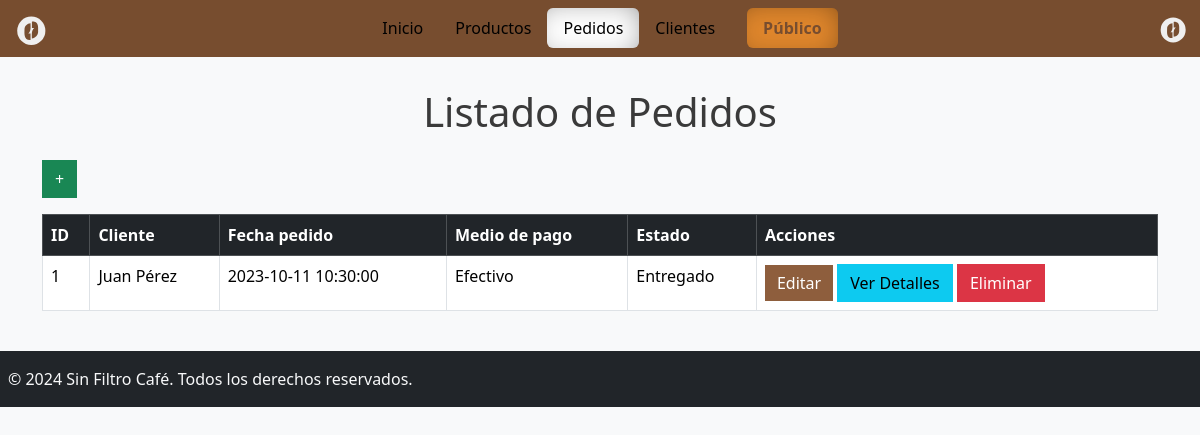
Page /admin/pedidos.php (signed in) on the committed database.
### tables this page shows
CREATE TABLE `pedidos` (
  `id` int(11) NOT NULL,
  `cliente_id` int(11) NOT NULL,
  `fecha_pedido` datetime DEFAULT current_timestamp(),
  `medio_pago` enum('Efectivo','Tarjeta','App') NOT NULL,
  `estado_pedido` enum('Pendiente','Preparado','Entregado','Cancelado') NOT NULL
);

CREATE TABLE `clientes` (
  `id` int(11) NOT NULL,
  `nombre` varchar(100) NOT NULL,
  `email` varchar(100) NOT NULL,
  `telefono` varchar(15) DEFAULT NULL,
  `fecha_registro` date DEFAULT curdate()
);

### includes/funciones.php (called while the page is built, shortened)
<?php
function listarPedidos() {
    try {
        $conexion = conectarBaseDatos();
        $sql = "SELECT pedidos.id, pedidos.cliente_id, pedidos.fecha_pedido, pedidos.medio_pago, pedidos.estado_pedido, clientes.nombre AS cliente_nombre
                FROM pedidos
                JOIN clientes ON pedidos.cliente_id = clientes.id";
        $stmt = $conexion->query($sql);
        return $stmt->fetchAll(PDO::FETCH_ASSOC);
    } catch (PDOException $e) {
        die("Error al obtener los productos: " . $e->getMessage());
    }
}
?>

### admin/pedidos.php (the view, shortened to what this page needs)
<?php
require_once "../includes/header.php";
require "../includes/funciones.php";
$pedidos = listarPedidos();
    echo '
    <body class="bg-light">
        <div class="container mt-5">
            <h1 class="text-center my-4 pt-3">Listado de Pedidos</h1>
            <div class="table-responsive">
                <table class="table table-bordered table-hover">
                    <thead class="table-dark">
                        <tr>
                            <th>ID</th>
                            <th>Cliente</th>
                            <th>Fecha pedido</th>
                            <th>Medio de pago</th>
                            <th>Estado</th>
                            <th>Acciones</th>
                        </tr>
                    </thead>
                    <tbody>';
                    if (count($pedidos) > 0):
                        echo "<a href='./vistas/pedido/crear.php' class='btn btn-success mb-3'>+</a><br>";
                        foreach ($pedidos as $pedido):
                            echo "<tr>
                                <td>" . htmlspecialchars($pedido["id"]) . "</td>
                                <td>" . htmlspecialchars($pedido["cliente_nombre"]) . "</td>
                                <td>" . htmlspecialchars($pedido["fecha_pedido"]) . "</td>
                                <td>" . htmlspecialchars($pedido["medio_pago"]) . "</td>
                                <td>" . htmlspecialchars($pedido["estado_pedido"]) . "</td>
                                <td>
                                    <a href='./vistas/pedido/editar.php?id=" . htmlspecialchars($pedido["id"]) . "' class='btn btn-primary'>Editar</a>
                                    <a href='detalles.php?id=" . htmlspecialchars($pedido["id"]) . "' class='btn btn-info'>
                                        Ver Detalles
                                    </a>
                                    <form method='POST' action='./vistas/pedido/borrar.php' class='d-inline'>
                                        <input type='hidden' name='id' value='" . htmlspecialchars($pedido["id"]) . "'>
                                        <button type='submit' class='btn btn-danger'>Eliminar</button>
                                    </form>
                                </td>
                            </tr>";
                        endforeach;
                    else:
                        echo '<tr>
                            <td colspan="5" class="text-center">No se encontraron pedidos.</td>
                        </tr>';
                    endif;
    echo '
                    </tbody>
                </table>
            </div>
        </div>';
require_once "../includes/footer.php";
?>

### styles/style.css (style rules this page uses)
* { box-sizing: border-box; margin: 0; padding: 0; }
body { background-color: #f8f3e9; color: #3a3a3a; display: flex; flex-direction: column; min-height: 100vh; }
.form-control, .btn { border-radius: 0; }
.btn-primary { background-color: #8e5e3d; border: none; }

### rows in the picture
pedidos: id "1", cliente.nombre "Juan Pérez", fecha_pedido "2023-10-11 10:30:00", medio_pago "Efectivo", estado_pedido "Entregado"
